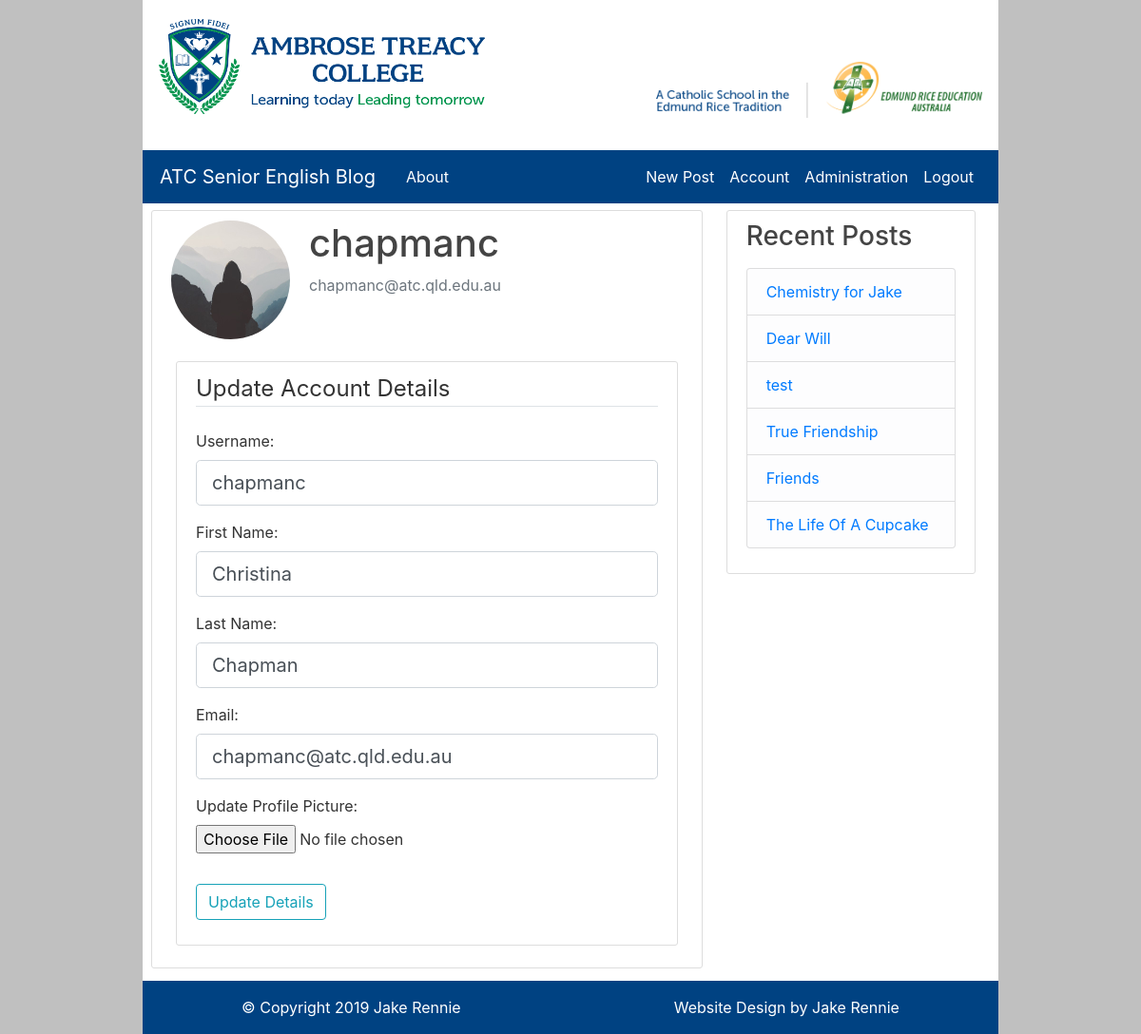
Page /account (signed in) on the committed database.
### flaskBlog/models.py (models this page shows, shortened)
class User(db.Model, UserMixin):
    id = db.Column(db.Integer, primary_key=True)
    username = db.Column(db.String(20), unique=True, nullable=False)
    email = db.Column(db.String(120), unique=True, nullable=False)
    image_file = db.Column(db.String(20), nullable=False, default="default.jpg")
    password = db.Column(db.String(60), nullable=False)
    administrator = db.Column(db.Integer, nullable=True)
    posts = db.relationship("Post", backref="author", lazy=True)
    forename = db.Column(db.String(50), nullable=True)
    surname = db.Column(db.String(50), nullable=True)

class Post(db.Model):
    id = db.Column(db.Integer, primary_key=True)
    title = db.Column(db.String(100), nullable=False)
    date_posted = db.Column(db.DateTime, nullable=False)
    content = db.Column(db.Text, nullable=False)
    user_id = db.Column(db.Integer, db.ForeignKey("user.id"), nullable=True)

### flaskBlog/users/routes.py (the view)
@users.route("/account", methods=["GET", "POST"])
@login_required
def account():
    form = UpdateAccountForm()
    posts = Post.query.all()
    if form.validate_on_submit():
        if form.picture.data:
            picture_file = save_picture(form.picture.data)
            current_user.image_file = picture_file
        current_user.username = str(form.username.data).lower()
        current_user.email = str(form.email.data).lower()
        current_user.forename = form.forename.data
        current_user.surname = form.surname.data
        db.session.commit()
        flash("Your account has been updated!", "success")
        return redirect(url_for("users.account"))
    elif request.method == "GET":
        form.username.data = current_user.username
        form.forename.data = current_user.forename
        form.surname.data = current_user.surname
        form.email.data = current_user.email
    image_file = url_for(
        "static", filename="profile_pics/" + current_user.image_file)
    return render_template("account.html", title="Account", image_file=image_file, form=form, posts=posts)

### flaskBlog/users/forms.py (shortened to what this page needs)
class UpdateAccountForm(FlaskForm):
    username = StringField("Username:", validators=[DataRequired(), Length(min=2, max=20)])
    forename = StringField("First Name:", validators=[Length(max=50)])
    surname = StringField("Last Name:", validators=[Length(max=50)])
    email = StringField("Email:", validators=[DataRequired(), Email()])
    picture = FileField("Update Profile Picture:", validators=[FileAllowed(["jpg", "png"])])
    admin = BooleanField("Administrator:")
    submit = SubmitField("Update Details")

### flaskBlog/models.py (called while the page is built)
@login_manager.user_loader
def load_user(user_id):
    return User.query.get(int(user_id))

### flaskBlog/templates/account.html (shortened to what this page needs)
{% extends 'layout.html' %}
{% block content %}
<div class="content-section">
    <div class="media">
        <img class="rounded-circle account-img" src="{{ image_file }}" alt="userImage">
        <div class="media-body">
            <h2 class="account-heading">{{ current_user.username }}</h2>
            <p class="text-secondary">{{ current_user.email }}</p>
        </div>
    </div>
    <div class="content-section">
        <form method="POST" action="" enctype="multipart/form-data">
            <fieldset class="form-group">
                <legend class="border-bottom mb-4">Update Account Details</legend>
                <div class="form-group">
                    {{ form.username.label(class="form-control-label") }}
                    {% if form.username.errors %}
                    {{ form.username(class="form-control form-control-lg is-invalid") }}
                    <div class="invalid-feedback">
                        {% for error in form.username.errors %}
                        <span>{{ error }}</span>
                        {% endfor %}
                    </div>
                    {% else %}
                    {{ form.username(class="form-control form-control-lg") }}
                    {% endif %}
                </div>
                <div class="form-group">
                    {{ form.forename.label(class="form-control-label") }}
                    {% if form.forename.errors %}
                    {{ form.forename(class="form-control form-control-lg is-invalid") }}
                    <div class="invalid-feedback">
                        {% for error in form.forename.errors %}
                        <span>{{ error }}</span>
                        {% endfor %}
                    </div>
                    {% else %}
                    {{ form.forename(class="form-control form-control-lg") }}
                    {% endif %}
                </div>
                <div class="form-group">
                    {{ form.surname.label(class="form-control-label") }}
                    {% if form.surname.errors %}
                    {{ form.surname(class="form-control form-control-lg is-invalid") }}
                    <div class="invalid-feedback">
                        {% for error in form.surname.errors %}
                        <span>{{ error }}</span>
                        {% endfor %}
                    </div>
                    {% else %}
                    {{ form.surname(class="form-control form-control-lg") }}
                    {% endif %}
                </div>
                <div class="form-group">
                    {{ form.email.label(class="form-control-label") }}
                    {% if form.email.errors %}
                    {{ form.email(class="form-control form-control-lg is-invalid") }}
                    <div class="invalid-feedback">
                        {% for error in form.email.errors %}
                        <span>{{ error }}</span>
                        {% endfor %}
                    </div>
                    {% else %}
                    {{ form.email(class="form-control form-control-lg") }}
                    {% endif %}
                </div>
                <div class="form-group">
                    {{ form.picture.label() }}
                    {{ form.picture(class="form-control-file") }}
                </div>
            </fieldset>
            <div class="form-group">
                {{ form.submit(class="btn btn-outline-info") }}
            </div>
        </form>
    </div>
</div>
{% endblock content %}

### flaskBlog/templates/layout.html (shortened to what this page needs)
<!DOCTYPE html>
<html lang="en">
{% if title == "Administration" %}
{% set bootWidth = 12 %}
{% else %}
{% set bootWidth = 8 %}
{% endif %}
<head>
    <link rel="stylesheet" href="https://maxcdn.bootstrapcdn.com/bootstrap/4.3.1/css/bootstrap.min.css">
    <link rel="stylesheet" type="text/css" href="{{ url_for('static', filename='main.css') }}">
</head>
<body>
    <div class="container">
        <div class="banner">
            <a href="{{ url_for('main.home') }}"><img class="col-md-5 img-fluid float-left" src="\static\ATCLogo.png"
                    alt="Ambrose Treacy College"></a>
            <a href="http://www.erea.edu.au" target="_blank"><img class="col-md-5 img-fluid float-right" id="EREA"
                    src="\static\EREALogo.png" alt="A Catholic School In The Edmund Rice Tradition"></a>
        </div>
    </div>
    <header class="site-header">
        <nav class="navbar navbar-expand-md navbar-dark bg-steel sticky-top">
            <div class="container">
                <a class="navbar-brand mr-4" href="{{ url_for('main.home') }}">ATC Senior English Blog</a>
                <div class="collapse navbar-collapse" id="navbarToggle">
                    <div class="navbar-nav mr-auto">
                        <a class="nav-item nav-link" href="{{ url_for('main.about') }}">About</a>
                    </div>
                    <div class="navbar-nav">
                        {% if current_user.is_authenticated %}
                        <a class="nav-item nav-link" href="{{ url_for('posts.new_post') }}">New Post</a>
                        <a class="nav-item nav-link" href="{{ url_for('users.account') }}">Account</a>
                        {% if current_user.administrator == 1 %}
                        <a class="nav-item nav-link" href="{{ url_for('users.admin') }}">Administration</a>
                        {% endif %}
                        <a class="nav-item nav-link" href="{{ url_for('users.logout') }}">Logout</a>
                        {% else %}
                        <a class="nav-item nav-link" href="{{ url_for('users.login') }}">Login</a>
                        <a class="nav-item nav-link" href="{{ url_for('users.register') }}">Register</a>
                        {% endif %}
                    </div>
                </div>
            </div>
        </nav>
    </header>
    <main role="main" class="container">
        <div class="row container" style="width: auto; margin-right: 0px;">
            <div class="col-md-{{ bootWidth }}" id="main">
                {% block content %}{% endblock %}
            </div>
            {% if title != "Administration" %}
            <div class="col-md-4" id="side">
                <div class="content-section">
                    <h3>Recent Posts</h3>
                    <p class='text-muted'>
                        <ul class="list-group">
                            {% for post in posts[::-1] %}
                            {% if loop.index <= 6 %}
                            <li class="list-group-item list-group-item-light"><a
                                    href="{{ url_for('posts.post', post_id=post.id) }}">{{ post.title }}</a>
                            </li>
                            {% endif %}
                            {% endfor %}
                        </ul>
                    </p>
                </div>
            </div>
            {% endif %}
        </div>
    </main>
    <footer class="site-footer">
        <nav class="navbar navbar-expand-md navbar-dark bg-steel" id="CRLinks">
            <div class="container-fluid" style="width:85%;">
                <ul class="nav navbar-nav">
                    <li class="nav-item active">
                        <a href="#" class="nav-link">&copy; Copyright 2019 Jake Rennie</a>
                    </li>
                </ul>
                <ul class="nav navbar-nav navbar-right">
                    <li class="nav-item active">
                        <a class="nav-link" target="_blank" href="https://github.com/jakecren?tab=repositories">Website
                            Design by Jake Rennie</a>
                    </li>
                </ul>
            </div>
        </nav>
    </footer>
</body>
</html>

### flaskBlog/static/main.css (style rules this page uses)
html { width: 75% !important; margin: auto !important; background-color: #c0c0c0 !important; }
.banner { height: 150px; padding-top: 20px; margin-bottom: 8px; background-color: #FFFFFF; }
#EREA { padding-top: 45px; }
#main { padding-right: 0px; }
.container { padding-left: 2px; padding-right: 2px; }
body { background: #ffffff; color: #333333; }
h1, h2, h3, h4, h5, h6 { color: #444444; }
.bg-steel { background-color: #004282; }
.site-header .navbar-nav .nav-link { color: #fff; }
.content-section { background: rgb(255, 255, 255); padding: 10px 20px; border: 1px solid #dddddd; border-radius: 3px; margin-top: 7px; margin-bottom: 13px; margin-left: 5px; margin-right: 5px; }
.account-img { height: 125px; width: 125px; margin-right: 20px; margin-bottom: 16px; }
.account-heading { font-size: 2.5rem; }

### rows in the picture
User: username "chapmanc", email "chapmanc@atc.qld.edu.au", forename "Christina", surname "Chapman"
Post: title "Chemistry for Jake"
Post: title "Dear Will"
Post: title "test"
Post: title "True Friendship"
Post: title "Friends"
Post: title "The Life Of A Cupcake"
